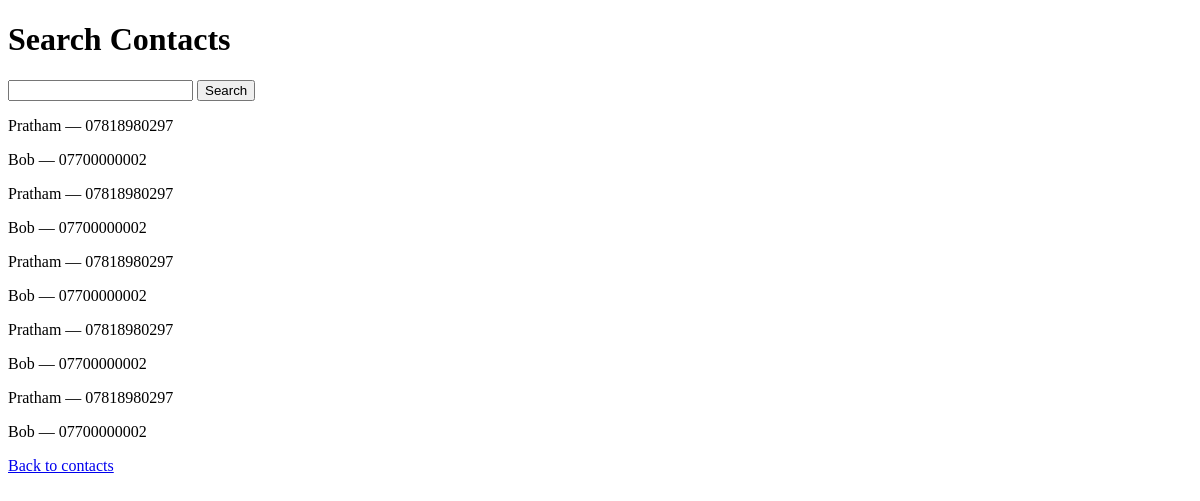
Before: /search with the older database file.
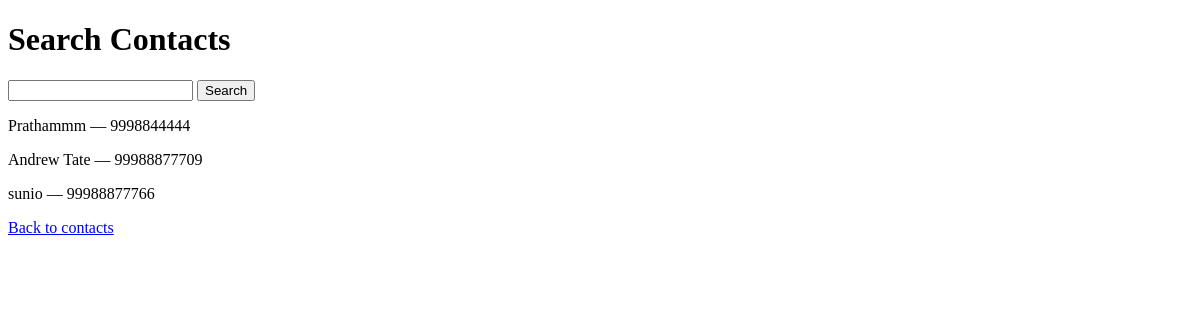
After: the same page with the newer database file.
### tables this page shows
CREATE TABLE contacts (
        id INTEGER PRIMARY KEY AUTOINCREMENT,
        name TEXT NOT NULL,
        phone TEXT NOT NULL
    );

### app.py (the view)
@app.route('/search')
def search_contact():
    query = request.args.get('query', '')
    conn = sqlite3.connect('contacts.db')
    cursor = conn.cursor()
    cursor.execute("SELECT * FROM contacts WHERE name LIKE ?", ('%' + query + '%',))
    results = cursor.fetchall()
    conn.close()
    results_list = []
    for contact in results:
        results_list.append({
            'id': contact[0],
            'name': contact[1],
            'phone': contact[2]
        })
    return render_template('search.html', results=results_list, query=query)

### templates/search.html (shortened to what this page needs)
<!DOCTYPE html>
<html>
<head>
</head>
<body>
    <h1>Search Contacts</h1>
    <form method="GET" action="/search">
        <input type="text" name="query" value="{{ query }}">
        <button type="submit">Search</button>
    </form>
    {% for contact in results %}
        <p>{{ contact['name'] }} — {{ contact['phone'] }}</p>
    {% endfor %}
    <a href="/contacts">Back to contacts</a>
</body>
</html>

Changed rows visible on the page:
removed contacts: name "Pratham", phone "07818980297"
removed contacts: name "Bob", phone "07700000002"
removed contacts: name "Pratham", phone "07818980297"
removed contacts: name "Bob", phone "07700000002"
removed contacts: name "Pratham", phone "07818980297"
removed contacts: name "Bob", phone "07700000002"
removed contacts: name "Pratham", phone "07818980297"
removed contacts: name "Bob", phone "07700000002"
removed contacts: name "Pratham", phone "07818980297"
removed contacts: name "Bob", phone "07700000002"
added contacts: name "Prathammm", phone "9998844444"
added contacts: name "Andrew Tate", phone "99988877709"
added contacts: name "sunio", phone "99988877766"
